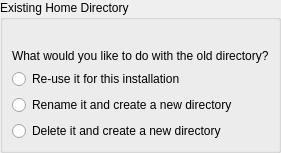
         <widget class="QWidget" name="pageOldHome">
          <layout class="QVBoxLayout">
           <property name="leftMargin">
            <number>0</number>
           </property>
           <property name="topMargin">
            <number>0</number>
           </property>
           <property name="rightMargin">
            <number>0</number>
           </property>
           <property name="bottomMargin">
            <number>0</number>
           </property>
           <item>
            <widget class="QGroupBox" name="boxOldHome">
             <property name="title">
              <string>Existing Home Directory</string>
             </property>
             <layout class="QVBoxLayout">
              <item>
               <widget class="QLabel" name="labelOldHome"/>
              </item>
              <item>
               <widget class="QLabel" name="labelOldHome2">
                <property name="text">
                 <string>What would you like to do with the old directory?</string>
                </property>
               </widget>
              </item>
              <item>
               <widget class="QRadioButton" name="radioOldHomeUse">
                <property name="cursor">
                 <cursorShape>PointingHandCursor</cursorShape>
                </property>
                <property name="text">
                 <string>Re-use it for this installation</string>
                </property>
               </widget>
              </item>
              <item>
               <widget class="QRadioButton" name="radioOldHomeSave">
                <property name="cursor">
                 <cursorShape>PointingHandCursor</cursorShape>
                </property>
                <property name="text">
                 <string>Rename it and create a new directory</string>
                </property>
               </widget>
              </item>
              <item>
               <widget class="QRadioButton" name="radioOldHomeDelete">
                <property name="cursor">
                 <cursorShape>PointingHandCursor</cursorShape>
                </property>
                <property name="text">
                 <string>Delete it and create a new directory</string>
                </property>
               </widget>
              </item>
              <item>
               <spacer>
                <property name="orientation">
                 <enum>Qt::Vertical</enum>
                </property>
                <property name="sizeHint" stdset="0">
                 <size>
                  <width>0</width>
                  <height>0</height>
                 </size>
                </property>
               </spacer>
              </item>
             </layout>
            </widget>
           </item>
          </layout>
         </widget>
